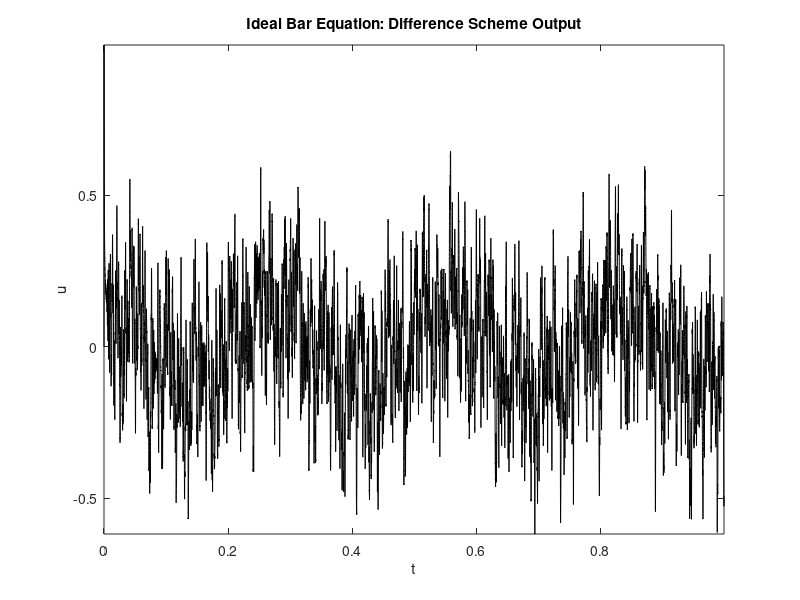

The MATLAB script that drew this image:
% matlab script idealbarfd.m
% finite difference scheme for the ideal bar equation 
% *fixed boundary conditions
% *raised cosine initial conditions

%%%%%% begin global parameters

SR = 44100;                                     % sample rate (Hz)
K = 1;                                          % stiffness parameter
TF = 1;                                         % duration of simulation (s)
ctr = 0.5;                                      % center location of excitation (0-1)
wid = 0.1;                                      % width of excitation 
u0 = 1;                                         % maximum initial displacement
v0 = 0;                                         % maximum initial velocity
mu = 0.5;                                       % scheme free parameter
rp = 0.5;                                      % position of readout (0-1)

%%%%%% end global parameters

%%%%%% begin derived parameters

k = 1/SR;                                       % time step
NF = floor(SR*TF);                              % duration of simulation (samples)
h = sqrt(K*k/mu);                               % grid spacing
N = floor(1/h);                                 % number of subdivisions of spatial domain
h = 1/N;                                        % reset h 
mu = K*k/h^2;                                   % reset Courant number
s0 = 2*(1-3*mu^2); s1 = 4*mu^2; s2 = -mu^2;     % scheme parameters  
rp_int = 1+floor(N*rp);                         % rounded grid index for readout
rp_frac = 1+rp/h-rp_int;                        % fractional part of readout location

%%%%%% initialize grid functions and output

u = zeros(N+1,1); u1 = zeros(N+1,1); u2 = zeros(N+1,1); 
out = zeros(NF,1); 

%%%%%% create raised cosine

rc = zeros(N+1,1);
for qq=1:N+1
    pos = (qq-1)*h; dist = ctr-pos; 
    if(abs(dist)<=wid/2)
        rc(qq) = 0.5*(1+cos(2*pi*dist/wid));
    end
end

%%%%%% set initial conditions

u2 = u0*rc; u1 = (u0+k*v0)*rc; 

%%%%%% start main loop

for n=3:NF
    u(3:N-1) = -u2(3:N-1)+s0*u1(3:N-1)+s1*(u1(2:N-2)+u1(4:N))...
        +s2*(u1(1:N-3)+u1(5:N+1));                          % scheme calculation
    out(n) = (1-rp_frac)*u(rp_int)+rp_frac*u(rp_int+1);     % readout
    u2 = u1; u1 = u;                                        % update of grid variables
end

%%%%% end main loop

% plot output waveform

plot([0:NF-1]*k, out, 'k'); 
xlabel('t'); ylabel('u'); title('Ideal Bar Equation: Difference Scheme Output');
axis tight

% play sound

soundsc(out,SR);                    
    
